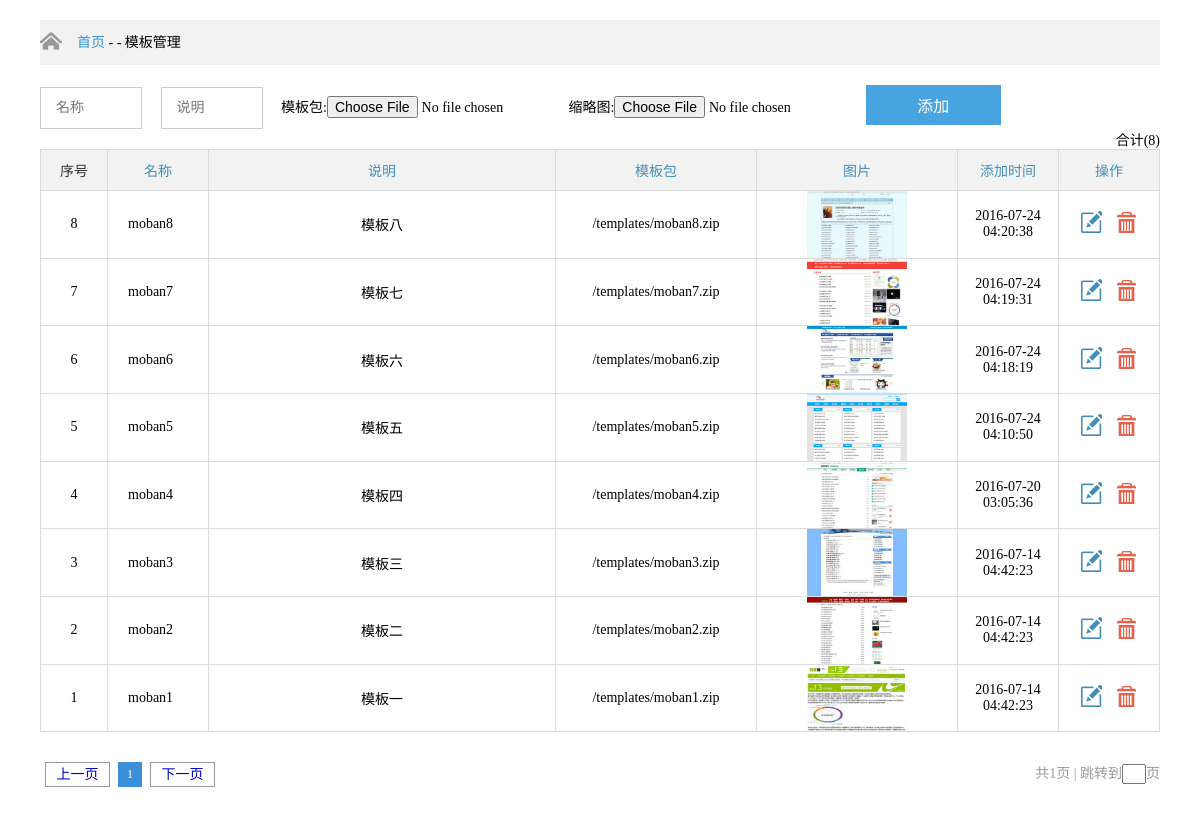
Page /admin/templates.php (signed in) on the committed database.
### tables this page shows
CREATE TABLE `templates` (
  `id` int(10) unsigned NOT NULL AUTO_INCREMENT,
  `title` varchar(255) NOT NULL,
  `date` int(11) NOT NULL,
  `detail` text,
  `zip` varchar(255) NOT NULL,
  `thumb` varchar(255) NOT NULL,
  PRIMARY KEY (`id`)
);

### admin/templates.php (the view, shortened to what this page needs)
<?php
$action=isset($_GET['action'])?$_GET['action']:"";
$page=isset($_GET['page'])?$_GET['page']:1;
$data=array();
?>
<!DOCTYPE html PUBLIC "-//W3C//DTD XHTML 1.0 Transitional//EN" "http://www.w3.org/TR/xhtml1/DTD/xhtml1-transitional.dtd">
<html xmlns="http://www.w3.org/1999/xhtml">
<head>
	<link rel="stylesheet" type="text/css" href="css/css.css" />
	<link rel="stylesheet" type="text/css" href="css/pageGroup.css" />
</head>
<body>
<div id="pageAll">
	<div class="pageTop">
		<div class="page">
			<img src="img/coin02.png" style="float:left;margin-top:10px;" /><span><a href="main.php">首页</a>&nbsp;-&nbsp;-</span>&nbsp;模板管理
		</div>
	</div>
	<div class="page">
		<div class="connoisseur">
			<div class="conform clear">
				<div class="cfD">
					<form action="?action=add" method="post" enctype="multipart/form-data">
						<input class="userinput vpr" style="width:100px;" type="text" name="title" placeholder="名称"/>
						<input class="userinput vpr" style="width:100px;" type="text" name="detail" placeholder="说明"/>
						模板包:<input type="file" name="zip"/>
						缩略图:<input type="file" name="thumb"/>
						<button class="userbtn">添加</button>
					</form>
				</div>
			</div>
			<div class="conShow">
				<span style="float:right">合计(<?=data_num('templates')?>)</span>
				<table border="1" cellspacing="0" cellpadding="0" width="100%">
					<tr>
						<td width="66px" class="tdColor tdC">序号</td>
						<td width="100px" class="tdColor">名称</td>
						<td class="tdColor">说明</td>
						<td width="200px" class="tdColor">模板包</td>
						<td width="200px" class="tdColor">图片</td>
						<td width="100px" class="tdColor">添加时间</td>
						<td width="100px" class="tdColor">操作</td>
					</tr>
					<?php
					if(info_list('templates',$page)){
						foreach(info_list('templates',$page) as $row){
							if (isset($id)&&$id == $row['id']&&$action=="edit") {
								?>
								<tr bgcolor="#999">
									<form action='?action=save&page=<?= $page ?>&id=<?= $id ?>' method='post'>
										<td height="40px"><?= $row['id'] ?></td>
										<td style="text-align:left;padding-left:20px;"><?= $row['title'] ?></td>
										<td><input type="text" name="detail" value="<?= $row['detail'] ?>"/></td>
										<td><?= $row['zip'] ?></td>
										<td><img src="<?= $row['thumb'] ?>" width="100"></td>
										<td><?= date('Y-m-d H:i:s',$row['date']) ?></td>
										<td>
											<button><img src="img/ok.png"></button><a href="?act=<?= $act ?>&page=<?= $page ?>"><img src="img/no.png"></a></td>
									</form>
								</tr>
								<?php
							}else {
								?>
								<tr>
									<td height="40px"><?= $row['id'] ?></td>
									<td style="text-align:left;padding-left:20px;"><?= $row['title'] ?></td>
									<td><?= $row['detail'] ?></td>
									<td><?= $row['zip'] ?></td>
									<td><img src="<?= $row['thumb'] ?>" width="100"></td>
									<td><?= date('Y-m-d H:i:s',$row['date']) ?></td>
									<td>
										<a href="?action=edit&page=<?=$page?>&id=<?= $row['id'] ?>"><img class="operation" src="img/update.png"></a> <a href="?action=del&page=<?=$page?>&id=<?=$row['id']?>"><img class="operation delban" src="img/delete.png"></a></td>
								</tr>
								<?php
							}
						}
					}
					?>
				</table>
				<div class="paging">
					<div id="pageGro" class="cb clear">
						<?=list_page('templates',$page)?>
					</div>
				</div>
			</div>
		</div>
	</div>
</div>
</body>
</html>

### admin/css/css.css (style rules this page uses)
* { padding: 0; margin: 0; font-family: "Microsoft YaHei"; font-size: 14px; }
a { text-decoration: none; color:#0000cc; }
#pageAll { padding:0 40px; }
#pageAll .page { margin-top:20px; }
#pageAll .page>img { float:left; margin-top:10px; }
.pageTop { width: 100%; height: 45px; line-height: 45px; background-color: #f2f2f2; }
.pageTop span { margin-left: 15px; }
.pageTop a { color: #3695cc; }
table { border-collapse: collapse; }
td { text-align: center; border: 1px solid #dcdbdb; }
.tdColor { height: 40px; background-color: #f2f2f2; color: #438eb9; }
.tdC { color: #333; }
.paging { width: 100%; margin-bottom: 50px; text-align: right; }
.operation { margin-left: 5px; margin-right: 5px; cursor: pointer; }
.cfD { float:left; }
.cfD .vpr { margin-right: 15px; }
.cfD .userinput { width: 300px; height: 40px; border: 1px solid #ccc; text-indent: 15px; color: #999; }
.cfD .userbtn { margin-left: 10px; width: 135px; height: 40px; border: none; font-size: 16px; color: #fff; background-color: #47a4e1; }
.clear:after { content: "."; display: block; height: 0; clear: both; visibility: hidden }

### admin/css/pageGroup.css (style rules this page uses)
#pageGro { margin:0px auto; padding-top:30px; }
.clear:after { content: "."; display: block; height: 0; clear: both; visibility: hidden }

### rows in the picture
templates: id "8", title "moban8", detail "模板八", zip "/templates/moban8.zip", thumb (picture), date "2016-07-24 04:20:38"
templates: id "7", title "moban7", detail "模板七", zip "/templates/moban7.zip", thumb (picture), date "2016-07-24 04:19:31"
templates: id "6", title "moban6", detail "模板六", zip "/templates/moban6.zip", thumb (picture), date "2016-07-24 04:18:19"
templates: id "5", title "moban5", detail "模板五", zip "/templates/moban5.zip", thumb (picture), date "2016-07-24 04:10:50"
templates: id "4", title "moban4", detail "模板四", zip "/templates/moban4.zip", thumb (picture), date "2016-07-20 03:05:36"
templates: id "3", title "moban3", detail "模板三", zip "/templates/moban3.zip", thumb (picture), date "2016-07-14 04:42:23"
templates: id "2", title "moban2", detail "模板二", zip "/templates/moban2.zip", thumb (picture), date "2016-07-14 04:42:23"
templates: id "1", title "moban1", detail "模板一", zip "/templates/moban1.zip", thumb (picture), date "2016-07-14 04:42:23"

### other values in the picture
data_num('templates') "8"
$page "1"
$pagenum "1"
